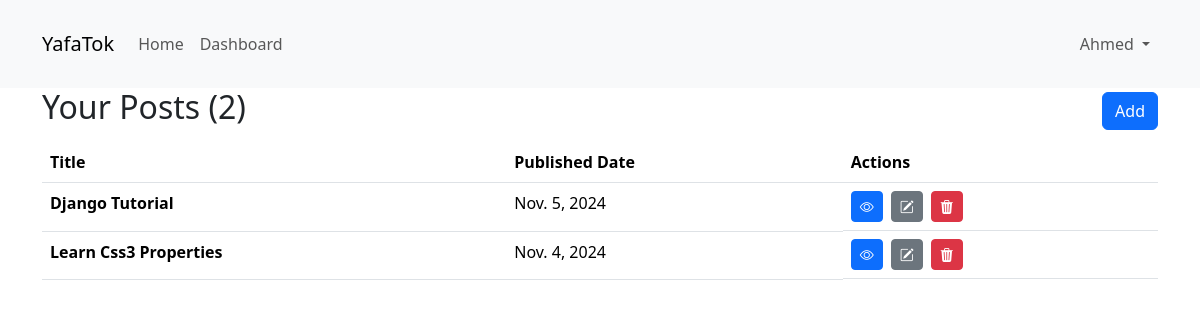
Screenshot of /dashboard/ (signed in) with the database file from the repository.
### posts/models.py (models this page shows, shortened)
class Post(models.Model):
    title = models.CharField(max_length=255)
    description = models.TextField()
    image = models.ImageField(upload_to="posts")
    user = models.ForeignKey(User, on_delete=models.CASCADE)
    tags = models.ManyToManyField(Tag)
    created_at = models.DateField(auto_now_add=True)
    updated_at = models.DateField(auto_now=True)

### posts/views.py (the view)
# urls.py: path("dashboard/", views.index, name="posts.index"),
def index(request: HttpRequest) -> HttpResponse:
    if not request.user.is_authenticated:
        return HttpResponseRedirect(reverse("auth.login"))
    page_number = request.GET.get("p", 1)
    current_user_posts = Post.objects.filter(user=request.user)
    posts = Paginator(current_user_posts.order_by("-updated_at"), 4).get_page(
        page_number
    )
    return render(
        request,
        "posts/index.html",
        {"posts": posts, "count": current_user_posts.count()},
    )

### posts/templates/posts/index.html (shortened to what this page needs)
{% extends "base.html" %}
{% block body %}
<div class="d-flex justify-content-between align-items-center">
    <h2>Your Posts ({{count}})</h2>
    <a href="{% url "posts.create" %}" class="btn btn-primary">Add</a>
</div>
<div>
    <table class="mt-2 table">
        <thead>
            <tr>
                <th scope="col">Title</th>
                <th scope="col">Published Date</th>
                <th scope="col">Actions</th>
            </tr>
        </thead>
        <tbody>
            {% for post in posts %}
                <tr>
                    <th scope="row">{{post.title|title}}</th>
                    <td>{{post.updated_at|date}}</td>
                    <td class='d-flex align-items-center gap-2'>
                        <a class='btn btn-primary btn-sm' href="{% url "posts.show" id=post.id %}">
                            <i class="bi bi-eye"></i>
                        </a>
                        <a class='btn btn-secondary btn-sm' href="{% url "posts.update" id=post.id %}">
                            <i class="bi bi-pencil-square"></i>
                        </a>
                        <button type='button' data-bs-toggle="modal" data-bs-target="#exampleModal-{{post.id}}" class='btn btn-danger btn-sm'>
                            <i class="bi bi-trash3-fill"></i>
                        </button>
                    </td>
                </tr>
                {% empty %}
                <th colspan="3" scope='row'>Don't have any posts</th>
            {% endfor %}
        </tbody>
    </table>
</div>
{% endblock body %}

### templates/base.html (shortened to what this page needs)
<!DOCTYPE html>
<html lang="en">
<head>
    {% load static %}
    <link rel="stylesheet" href="{% static "bootstrap.min.css" %}">
    <link rel="stylesheet" href="https://cdn.jsdelivr.net/npm/bootstrap-icons@1.11.3/font/bootstrap-icons.min.css">
    <link rel="stylesheet" href="{% static "style.css" %}">
</head>
<body>
    <nav class="navbar navbar-expand-lg navbar-light bg-light py-4">
        <div class="container">
            <a class="navbar-brand" href="{% url "posts.home" %}">YafaTok</a>
            <div class="collapse navbar-collapse" id="navbarNav">
                <ul class="navbar-nav me-auto">
                    <li class="nav-item">
                        <a class="nav-link" href="{% url "posts.home" %}">Home</a>
                    </li>
                    {% if user.is_authenticated %}
                        <li class="nav-item">
                            <a class="nav-link" href="{% url "posts.index" %}">Dashboard</a>
                        </li>
                    {% endif %}
                </ul>
                <ul class="navbar-nav">
                    {% if user.is_authenticated %}
                        <li class="nav-item dropdown">
                            <a class="nav-link dropdown-toggle" href="#" id="navbarDropdown" role="button" data-bs-toggle="dropdown" aria-expanded="false">
                                {{user|title}}
                            </a>
                        </li>
                    {% endif %}
                </ul>
            </div>
        </div>
    </nav>
    <div class="container">
        {% block body %}{% endblock body %}
    </div>
</body>
</html>

### rows the page displays
Post: title "Django Tutorial", updated_at "Nov. 5, 2024"
Post: title "Learn Css3 Properties", updated_at "Nov. 4, 2024"

### other values shown
{{ user|title }} "Ahmed"
{{ count }} "2"
